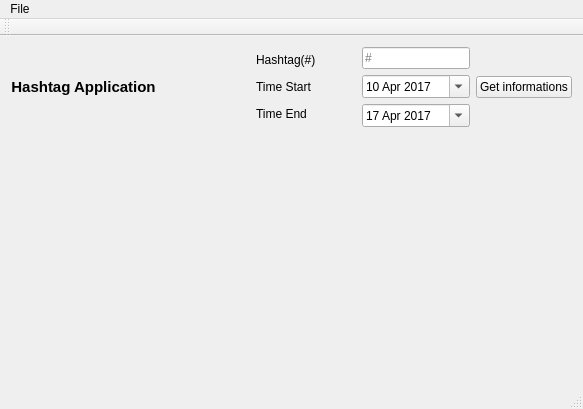
<?xml version="1.0" encoding="UTF-8"?>
<ui version="4.0">
 <class>MainWindow</class>
 <widget class="QMainWindow" name="MainWindow">
  <property name="geometry">
   <rect>
    <x>0</x>
    <y>0</y>
    <width>583</width>
    <height>409</height>
   </rect>
  </property>
  <property name="windowTitle">
   <string>MainWindow</string>
  </property>
  <widget class="QWidget" name="centralWidget">
   <layout class="QGridLayout" name="gridLayout">
    <item row="1" column="2">
     <spacer name="verticalSpacer">
      <property name="orientation">
       <enum>Qt::Vertical</enum>
      </property>
      <property name="sizeType">
       <enum>QSizePolicy::Fixed</enum>
      </property>
      <property name="sizeHint" stdset="0">
       <size>
        <width>20</width>
        <height>40</height>
       </size>
      </property>
     </spacer>
    </item>
    <item row="0" column="0">
     <widget class="QLabel" name="label">
      <property name="font">
       <font>
        <pointsize>11</pointsize>
        <weight>75</weight>
        <bold>true</bold>
       </font>
      </property>
      <property name="text">
       <string>Hashtag Application</string>
      </property>
      <property name="alignment">
       <set>Qt::AlignCenter</set>
      </property>
     </widget>
    </item>
    <item row="0" column="1">
     <spacer name="horizontalSpacer_2">
      <property name="orientation">
       <enum>Qt::Horizontal</enum>
      </property>
      <property name="sizeHint" stdset="0">
       <size>
        <width>40</width>
        <height>20</height>
       </size>
      </property>
     </spacer>
    </item>
    <item row="0" column="2">
     <layout class="QHBoxLayout" name="horizontalLayout_3">
      <property name="sizeConstraint">
       <enum>QLayout::SetNoConstraint</enum>
      </property>
      <item>
       <layout class="QHBoxLayout" name="horizontalLayout">
        <item>
         <layout class="QVBoxLayout" name="verticalLayout_2">
          <property name="spacing">
           <number>1</number>
          </property>
          <property name="sizeConstraint">
           <enum>QLayout::SetMinimumSize</enum>
          </property>
          <item>
           <widget class="QLabel" name="hashtagLabel">
            <property name="text">
             <string>Hashtag(#)</string>
            </property>
           </widget>
          </item>
          <item>
           <widget class="QLabel" name="startLabel">
            <property name="text">
             <string>Time Start</string>
            </property>
           </widget>
          </item>
          <item>
           <widget class="QLabel" name="endLabel">
            <property name="text">
             <string>Time End</string>
            </property>
           </widget>
          </item>
         </layout>
        </item>
        <item>
         <spacer name="horizontalSpacer">
          <property name="orientation">
           <enum>Qt::Horizontal</enum>
          </property>
          <property name="sizeType">
           <enum>QSizePolicy::Fixed</enum>
          </property>
          <property name="sizeHint" stdset="0">
           <size>
            <width>40</width>
            <height>20</height>
           </size>
          </property>
         </spacer>
        </item>
        <item>
         <layout class="QVBoxLayout" name="verticalLayout_3">
          <item>
           <widget class="QLineEdit" name="hashtagEdit">
            <property name="text">
             <string extracomment="#"/>
            </property>
            <property name="placeholderText">
             <string>#</string>
            </property>
           </widget>
          </item>
          <item>
           <widget class="QDateEdit" name="startDateEdit">
            <property name="dateTime">
             <datetime>
              <hour>1</hour>
              <minute>0</minute>
              <second>0</second>
              <year>2017</year>
              <month>4</month>
              <day>10</day>
             </datetime>
            </property>
            <property name="calendarPopup">
             <bool>true</bool>
            </property>
           </widget>
          </item>
          <item>
           <widget class="QDateEdit" name="endDateEdit">
            <property name="dateTime">
             <datetime>
              <hour>0</hour>
              <minute>0</minute>
              <second>0</second>
              <year>2017</year>
              <month>4</month>
              <day>17</day>
             </datetime>
            </property>
            <property name="calendarPopup">
             <bool>true</bool>
            </property>
            <property name="date">
             <date>
              <year>2017</year>
              <month>4</month>
              <day>17</day>
             </date>
            </property>
           </widget>
          </item>
         </layout>
        </item>
       </layout>
      </item>
     </layout>
    </item>
    <item row="0" column="3">
     <widget class="QPushButton" name="getInforBtn">
      <property name="text">
       <string>Get informations</string>
      </property>
     </widget>
    </item>
    <item row="2" column="0" colspan="4">
     <widget class="QLabel" name="word_clouds">
      <property name="text">
       <string/>
      </property>
     </widget>
    </item>
   </layout>
  </widget>
  <widget class="QMenuBar" name="menuBar">
   <property name="geometry">
    <rect>
     <x>0</x>
     <y>0</y>
     <width>583</width>
     <height>21</height>
    </rect>
   </property>
   <widget class="QMenu" name="menuFile">
    <property name="title">
     <string>File</string>
    </property>
    <addaction name="actionopen"/>
    <addaction name="actionExit_2"/>
   </widget>
   <addaction name="menuFile"/>
  </widget>
  <widget class="QToolBar" name="mainToolBar">
   <attribute name="toolBarArea">
    <enum>TopToolBarArea</enum>
   </attribute>
   <attribute name="toolBarBreak">
    <bool>false</bool>
   </attribute>
  </widget>
  <widget class="QStatusBar" name="statusBar"/>
  <action name="actionopen">
   <property name="text">
    <string>Open File</string>
   </property>
  </action>
  <action name="actionExit">
   <property name="text">
    <string>Save File</string>
   </property>
  </action>
  <action name="actionExit_2">
   <property name="text">
    <string>Exit</string>
   </property>
  </action>
 </widget>
 <layoutdefault spacing="6" margin="11"/>
 <resources/>
 <connections/>
</ui>
